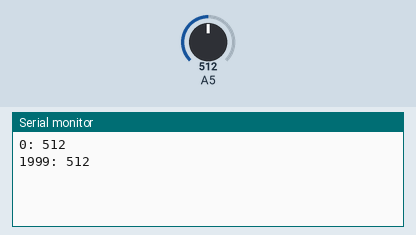
Recording of a sketch running on a simulated Arduino Uno, built with avr-gcc and run on an emulated ATmega328P. On the bench: the last lines printed to the serial monitor. The test bench sets the inputs (shaded band); at power-on: A5 = 512.

Above: at 2.8 s.
2.9 s: A5 set to 716
At 5.1 s:
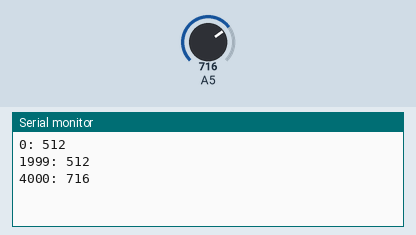
5.6 s: A5 set to 900
At 6.7 s:
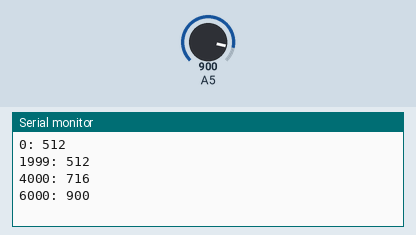
Timing chart, 0 to 8.6 s (numbered marks = the images above; inputs shaded):
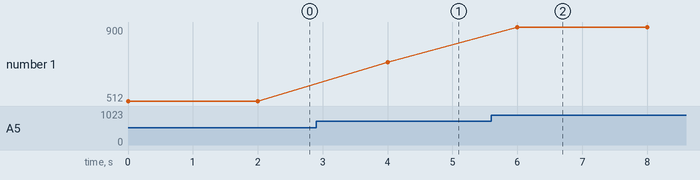

The sketch:

sketch_dec02a.ino
```cpp
void setup() {
  Serial.begin(9600);
  analogReference(DEFAULT);
}

void loop() {
  Serial.print(millis());
  Serial.print(": ");
  Serial.println(analogRead(A5));
  delay(2000);

}
```

Measured:
- after the input at 2.9 s, the serial monitor: prints a new line after 1.1 s (image 1)
- after the input at 5.6 s, the serial monitor: prints a new line after 0.40 s (image 2)
- plotted number 1: 512 → 716 after the input at 2.9 s, 716 → 900 after the input at 5.6 s
